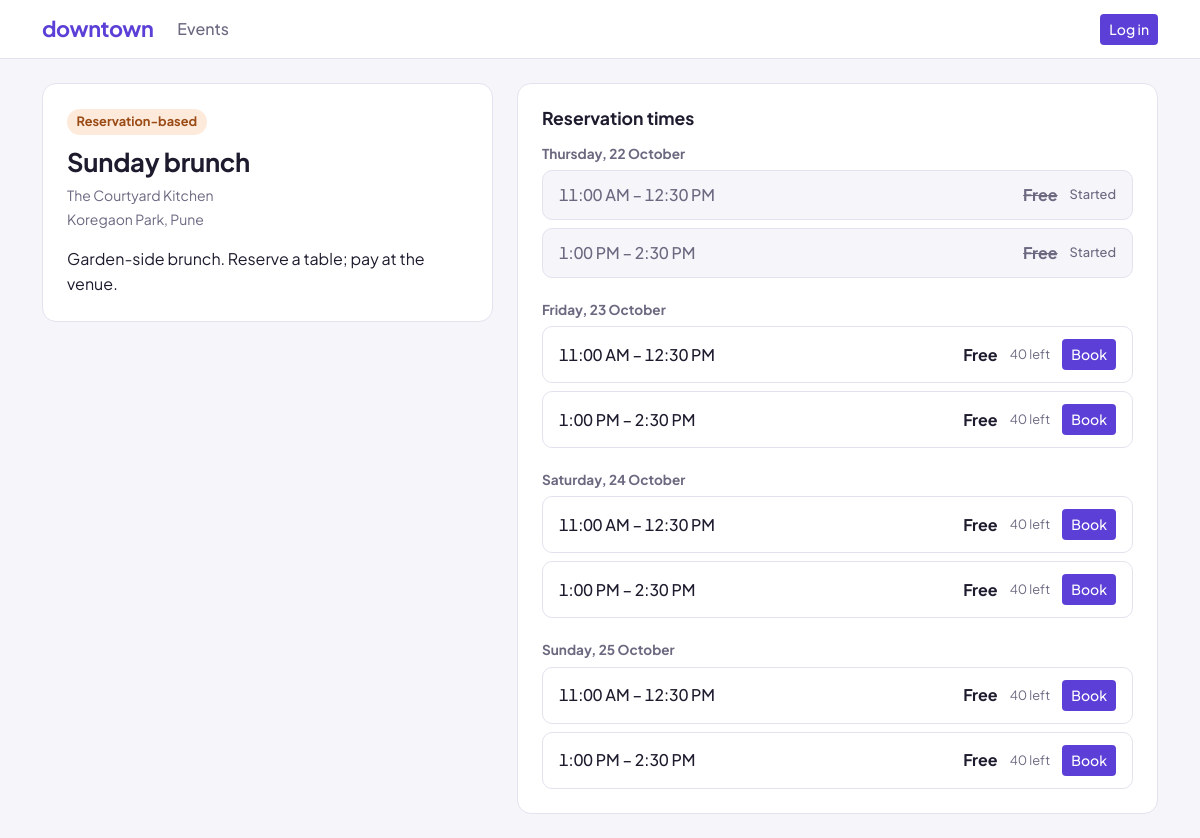
/events/11/, run on the app's committed database.
### events/models.py (models this page shows)
class Event(BaseModel):
    EVENT_TYPE_CHOICES = [
        ("SBE", "Slot-based"),
        ("TBE", "Ticket-based"),
        ("RBE", "Reservation-based")
    ]
    STATUS_CHOICES = [
        (EVENT_STATUS_P, "Pending"),
        (EVENT_STATUS_A, "Approved"),
        (EVENT_STATUS_R, "Rejected")
    ]
    title = models.CharField(max_length=100)
    description = models.TextField()
    organisation = models.ForeignKey("users.Organisation", on_delete=models.PROTECT)
    event_type = models.CharField(max_length=3, choices=EVENT_TYPE_CHOICES)
    location = models.TextField()
    status = models.CharField(max_length=1, choices=STATUS_CHOICES, default=EVENT_STATUS_P)
    reviewed_by = models.ForeignKey(settings.AUTH_USER_MODEL, on_delete=models.PROTECT, null=True, blank=True) # to show on on-ground team's dashboard
    reviewed_at = models.DateTimeField(null=True, blank=True)
    class Meta:
        permissions = [
            ("review_event", "Can review events by changing the status field")
        ]

class Slot(BaseModel):
    event = models.ForeignKey(Event, on_delete=models.CASCADE)
    label = models.CharField(max_length=100, blank=True) # for eg there could be a VIP tier for concert ticket. however blank=True because no such thing for like court booking
    starts_at = models.DateTimeField()
    ends_at = models.DateTimeField()
    price = models.DecimalField(max_digits=10, decimal_places=2)
    capacity = models.PositiveIntegerField()
    booked_count = models.PositiveIntegerField(default=0)
    @property
    def is_full(self) -> bool:
        return self.booked_count >= self.capacity
    @property
    def spots_left(self) -> int:
        return self.capacity - self.booked_count
    @property
    def has_started(self) -> bool:
        return self.starts_at <= timezone.now()
    @property
    def is_bookable(self) -> bool:
        return (not self.is_full and not self.has_started)
    class Meta:
        constraints = [
            models.CheckConstraint(
                name="slot_starts_at_before_ends_at",
                condition=models.Q(starts_at__lt=models.F("ends_at"))
            ),
            models.CheckConstraint(
                name="slot_booked_count_lte_capacity",
                condition=models.Q(booked_count__lte=models.F("capacity"))
            ),
            models.CheckConstraint(
                name="slot_price_is_non_negative",
                condition=models.Q(price__gte=0)
            )
        ]

### users/models.py (models this page shows)
class Organisation(BaseModel):
    name = models.CharField(unique=True, max_length=100)

### events/views.py (the view)
# urls.py: path("events/<int:event_pk>/", views.detail, name="detail"),
def detail(request, event_pk):
    event = get_object_or_404(event_list_approved(), pk=event_pk)
    slots = slot_list_for_event(event=event)
    return render(request, "events/detail.html", {"event": event, "slots": slots})

### events/selectors.py (called while the page is built)
def event_list_approved() -> QuerySet[Event]:
    return Event.objects.filter(status="A").order_by("-created_at")

def slot_list_for_event(*, event: Event) -> QuerySet[Slot]:
    today = timezone.now().replace(hour=0, minute=0, second=0, microsecond=0)
    return Slot.objects.filter(event=event, starts_at__gt=today).order_by("starts_at", "label")

### events/templates/events/detail.html (shortened to what this page needs)
{% extends "common/base.html" %}
{% block content %}
    <div class="row g-4">
        <div class="col-lg-5">
            <section class="panel event-detail type-{{ event.event_type|lower }}">
                <span class="event-detail-type">{{ event.get_event_type_display }}</span>
                <h1 class="event-detail-title">{{ event.title }}</h1>
                <p class="event-meta">{{ event.organisation.name }}</p>
                <p class="event-meta">{{ event.location }}</p>
                <p class="event-detail-description">{{ event.description|linebreaksbr }}</p>
            </section>
        </div>
        <div class="col-lg-7">
            <section class="panel" aria-labelledby="slots-heading">
                <h2 id="slots-heading" class="wallet-heading">
                    {% if event.event_type == "TBE" %}Shows and tickets{% elif event.event_type == "RBE" %}Reservation times{% else %}Available slots{% endif %}
                </h2>
                {% if slots %}
                    {% regroup slots by starts_at|date:"Y-m-d" as days %}
                    {% for day in days %}
                        <h3 class="slot-day">{{ day.list.0.starts_at|date:"l, j F" }}</h3>
                        <ul class="slot-list">
                            {% for slot in day.list %}
                                <li class="slot-row{% if not slot.is_bookable %} slot-unavailable{% endif %}">
                                    <div class="slot-info">
                                        <span class="slot-time">
                                            {{ slot.starts_at|date:"g:i A" }} – {{ slot.ends_at|date:"g:i A" }}
                                        </span>
                                    </div>
                                    <div class="slot-side">
                                        <span class="slot-price">
                                            {% if slot.price == 0 %}Free{% else %}₹{{ slot.price|floatformat:"-2" }}{% endif %}
                                        </span>
                                        {% if slot.has_started %}
                                            <span class="slot-status">Started</span>
                                        {% elif slot.is_full %}
                                            <span class="slot-status">{% if event.event_type == "SBE" %}Booked{% else %}Sold out{% endif %}</span>
                                        {% else %}
                                            {% if slot.capacity > 1 %}
                                                <span class="slot-left">{{ slot.spots_left }} left</span>
                                            {% endif %}
                                            <a href="#" class="btn btn-sm btn-accent">Book</a>
                                        {% endif %}
                                    </div>
                                </li>
                            {% endfor %}
                        </ul>
                    {% endfor %}
                {% else %}
                    <p class="txn-empty">No slots from today onwards for this event.</p>
                {% endif %}
            </section>
        </div>
    </div>
{% endblock %}

### common/static/common/styles.css (style rules this page uses)
:root { --ink: #1e1b2e; --muted: #6b6880; --surface: #ffffff; --page: #f6f5fa; --line: #e4e2ee; --accent: #5b3fd6; --accent-hover: #4a30bf; --accent-ring: rgba(91, 63, 214, 0.2); --credit: #1f6b4a; --radius: 14px; --tile-slot: #dff3ea; --tile-slot-ink: #1f6b4a; --tile-ticket: #e9e3ff; --tile-ticket-ink: #4a32b0; --tile-reservation: #fdeadb; --tile-reservation-ink: #9a4a14; }
body { background: var(--page); color: var(--ink); font-family: "Plus Jakarta Sans", system-ui, -apple-system, "Segoe UI", sans-serif; }
.panel { background: var(--surface); border: 1px solid var(--line); border-radius: var(--radius); padding: 1.5rem; }
.btn-accent { background: var(--accent); color: #fff; font-weight: 500; }
.event-meta { color: var(--muted); font-size: 0.875rem; margin-bottom: 0.15rem; }
.wallet-heading { font-size: 1.1rem; font-weight: 700; margin-bottom: 0.25rem; }
.event-detail-type { display: inline-block; font-size: 0.8rem; font-weight: 700; padding: 0.2rem 0.6rem; border-radius: 999px; margin-bottom: 0.75rem; }
.type-rbe .event-detail-type { background: var(--tile-reservation); color: var(--tile-reservation-ink); }
.event-detail-title { font-size: 1.6rem; font-weight: 700; letter-spacing: -0.01em; margin-bottom: 0.5rem; }
.event-detail-description { margin: 1rem 0 0; line-height: 1.6; }
.slot-day { font-size: 0.85rem; font-weight: 700; color: var(--muted); margin: 1.5rem 0 0.5rem; }
.slot-day:first-of-type { margin-top: 1rem; }
.slot-list { list-style: none; margin: 0; padding: 0; display: flex; flex-direction: column; gap: 0.5rem; }
.slot-row { display: flex; justify-content: space-between; align-items: center; gap: 1rem; padding: 0.75rem 1rem; border: 1px solid var(--line); border-radius: 10px; background: var(--surface); }
.slot-info, .slot-side { display: flex; align-items: center; gap: 0.75rem; }
.slot-info { flex-direction: column; align-items: flex-start; gap: 0; min-width: 0; }
.slot-time { font-weight: 500; font-variant-numeric: tabular-nums; }
.slot-label, .slot-left { color: var(--muted); font-size: 0.8rem; }
.slot-price { font-weight: 700; font-variant-numeric: tabular-nums; white-space: nowrap; }
.slot-status { font-size: 0.8rem; font-weight: 500; color: var(--muted); }
.slot-unavailable { background: var(--page); color: var(--muted); }
.slot-unavailable .slot-time, .slot-unavailable .slot-price { color: var(--muted); }
.slot-unavailable .slot-price { text-decoration: line-through; }

### data on the page
Event: event_type "Reservation-based", title "Sunday brunch", organisation.name "The Courtyard Kitchen", location "Koregaon Park, Pune", description "Garden-side brunch. Reserve a table; pay at the venue."
Slot: list.0.starts_at "Thursday, 22 October", starts_at "11:00 AM", ends_at "12:30 PM", price "Free", shows "Started"
Slot: starts_at "1:00 PM", ends_at "2:30 PM", price "Free", shows "Started"
Slot: list.0.starts_at "Friday, 23 October", starts_at "11:00 AM", ends_at "12:30 PM", price "Free", spots_left "40"
Slot: starts_at "1:00 PM", ends_at "2:30 PM", price "Free", spots_left "40"
Slot: list.0.starts_at "Saturday, 24 October", starts_at "11:00 AM", ends_at "12:30 PM", price "Free", spots_left "40"
Slot: starts_at "1:00 PM", ends_at "2:30 PM", price "Free", spots_left "40"
Slot: list.0.starts_at "Sunday, 25 October", starts_at "11:00 AM", ends_at "12:30 PM", price "Free", spots_left "40"
Slot: starts_at "1:00 PM", ends_at "2:30 PM", price "Free", spots_left "40"
